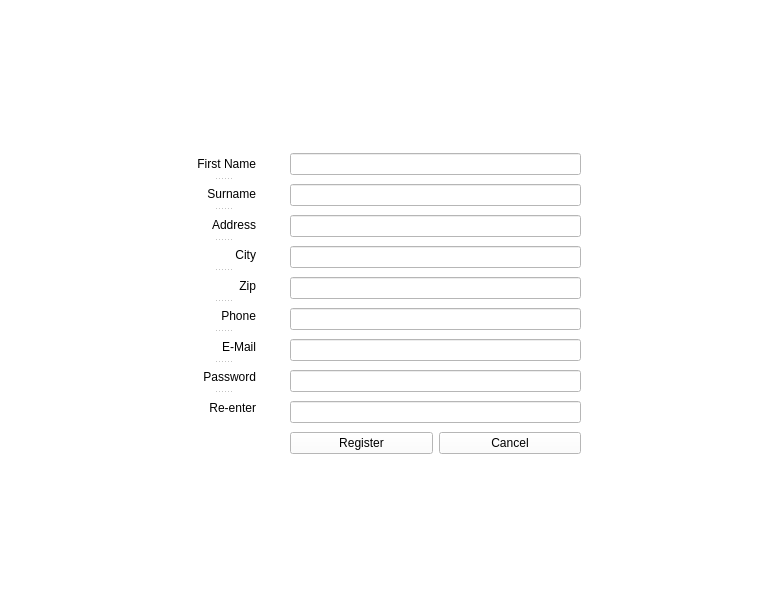
<?xml version="1.0" encoding="UTF-8"?>
<ui version="4.0">
 <class>Application</class>
 <widget class="QWidget" name="Application">
  <property name="geometry">
   <rect>
    <x>0</x>
    <y>0</y>
    <width>777</width>
    <height>589</height>
   </rect>
  </property>
  <property name="windowTitle">
   <string>Form</string>
  </property>
  <widget class="QStackedWidget" name="stackedWidget">
   <property name="geometry">
    <rect>
     <x>0</x>
     <y>0</y>
     <width>781</width>
     <height>591</height>
    </rect>
   </property>
   <property name="styleSheet">
    <string notr="true">background-color: white;</string>
   </property>
   <property name="currentIndex">
    <number>2</number>
   </property>
   <widget class="QWidget" name="LoginPage">
    <property name="styleSheet">
     <string notr="true">background-color: white;</string>
    </property>
    <widget class="QPushButton" name="loginButton">
     <property name="geometry">
      <rect>
       <x>280</x>
       <y>400</y>
       <width>113</width>
       <height>32</height>
      </rect>
     </property>
     <property name="text">
      <string>Login</string>
     </property>
    </widget>
    <widget class="QPushButton" name="registerButton">
     <property name="geometry">
      <rect>
       <x>410</x>
       <y>400</y>
       <width>113</width>
       <height>32</height>
      </rect>
     </property>
     <property name="text">
      <string>Register</string>
     </property>
    </widget>
    <widget class="QLineEdit" name="userNameEdit">
     <property name="geometry">
      <rect>
       <x>290</x>
       <y>310</y>
       <width>221</width>
       <height>21</height>
      </rect>
     </property>
    </widget>
    <widget class="QLineEdit" name="passwordEdit">
     <property name="geometry">
      <rect>
       <x>290</x>
       <y>360</y>
       <width>221</width>
       <height>21</height>
      </rect>
     </property>
    </widget>
    <widget class="QLabel" name="label_3">
     <property name="geometry">
      <rect>
       <x>290</x>
       <y>340</y>
       <width>60</width>
       <height>16</height>
      </rect>
     </property>
     <property name="text">
      <string>Password</string>
     </property>
    </widget>
    <widget class="QLabel" name="label_4">
     <property name="geometry">
      <rect>
       <x>290</x>
       <y>290</y>
       <width>71</width>
       <height>16</height>
      </rect>
     </property>
     <property name="text">
      <string>Username</string>
     </property>
    </widget>
    <widget class="QLabel" name="wrongUserLabel">
     <property name="geometry">
      <rect>
       <x>310</x>
       <y>440</y>
       <width>171</width>
       <height>16</height>
      </rect>
     </property>
     <property name="styleSheet">
      <string notr="true">color: red;</string>
     </property>
     <property name="text">
      <string>Wrong Username/Password</string>
     </property>
    </widget>
    <widget class="QLabel" name="sasPicLabel">
     <property name="geometry">
      <rect>
       <x>300</x>
       <y>100</y>
       <width>201</width>
       <height>121</height>
      </rect>
     </property>
     <property name="text">
      <string/>
     </property>
     <property name="pixmap">
      <pixmap>../build-ProjectSAS-Desktop_Qt_5_10_0_clang_64bit-Debug/sas.svg</pixmap>
     </property>
    </widget>
   </widget>
   <widget class="QWidget" name="mainPage">
    <widget class="QStackedWidget" name="mainStack">
     <property name="geometry">
      <rect>
       <x>0</x>
       <y>39</y>
       <width>781</width>
       <height>551</height>
      </rect>
     </property>
     <widget class="QWidget" name="customerPage">
      <widget class="QTabWidget" name="tabWidget_3">
       <property name="geometry">
        <rect>
         <x>10</x>
         <y>10</y>
         <width>761</width>
         <height>521</height>
        </rect>
       </property>
       <property name="currentIndex">
        <number>1</number>
       </property>
       <widget class="QWidget" name="OverviewTab_3">
        <property name="toolTip">
         <string>&lt;html&gt;&lt;head/&gt;&lt;body&gt;&lt;p&gt;Overview&lt;/p&gt;&lt;/body&gt;&lt;/html&gt;</string>
        </property>
        <property name="whatsThis">
         <string/>
        </property>
        <attribute name="title">
         <string>Overview</string>
        </attribute>
        <widget class="QLabel" name="label_9">
         <property name="geometry">
          <rect>
           <x>90</x>
           <y>130</y>
           <width>60</width>
           <height>16</height>
          </rect>
         </property>
         <property name="text">
          <string>Zip</string>
         </property>
        </widget>
        <widget class="QLabel" name="label_10">
         <property name="geometry">
          <rect>
           <x>90</x>
           <y>150</y>
           <width>81</width>
           <height>16</height>
          </rect>
         </property>
         <property name="text">
          <string>Penis length</string>
         </property>
        </widget>
        <widget class="QLabel" name="label_12">
         <property name="geometry">
          <rect>
           <x>90</x>
           <y>70</y>
           <width>71</width>
           <height>16</height>
          </rect>
         </property>
         <property name="text">
          <string>First Name</string>
         </property>
        </widget>
        <widget class="QLabel" name="label_13">
         <property name="geometry">
          <rect>
           <x>90</x>
           <y>90</y>
           <width>60</width>
           <height>16</height>
          </rect>
         </property>
         <property name="text">
          <string>Surname</string>
         </property>
        </widget>
        <widget class="QLabel" name="label_14">
         <property name="geometry">
          <rect>
           <x>90</x>
           <y>110</y>
           <width>60</width>
           <height>16</height>
          </rect>
         </property>
         <property name="text">
          <string>Address</string>
         </property>
        </widget>
       </widget>
       <widget class="QWidget" name="Hei_3">
        <attribute name="title">
         <string>Pets</string>
        </attribute>
        <widget class="QTableView" name="petTableView">
         <property name="geometry">
          <rect>
           <x>160</x>
           <y>60</y>
           <width>431</width>
           <height>351</height>
          </rect>
         </property>
        </widget>
        <widget class="QPushButton" name="loadPetsButton">
         <property name="geometry">
          <rect>
           <x>320</x>
           <y>430</y>
           <width>113</width>
           <height>32</height>
          </rect>
         </property>
         <property name="text">
          <string>Load Pets</string>
         </property>
        </widget>
       </widget>
       <widget class="QWidget" name="Appointments_3">
        <attribute name="title">
         <string>Appointments</string>
        </attribute>
       </widget>
      </widget>
     </widget>
     <widget class="QWidget" name="employeePage">
      <widget class="QTabWidget" name="tabWidget_4">
       <property name="geometry">
        <rect>
         <x>10</x>
         <y>10</y>
         <width>761</width>
         <height>521</height>
        </rect>
       </property>
       <property name="currentIndex">
        <number>0</number>
       </property>
       <widget class="QWidget" name="OverviewTab_4">
        <property name="toolTip">
         <string>&lt;html&gt;&lt;head/&gt;&lt;body&gt;&lt;p&gt;Overview&lt;/p&gt;&lt;/body&gt;&lt;/html&gt;</string>
        </property>
        <property name="whatsThis">
         <string/>
        </property>
        <attribute name="title">
         <string>Overview</string>
        </attribute>
        <widget class="QLabel" name="label_11">
         <property name="geometry">
          <rect>
           <x>90</x>
           <y>130</y>
           <width>60</width>
           <height>16</height>
          </rect>
         </property>
         <property name="text">
          <string>Zip</string>
         </property>
        </widget>
        <widget class="QLabel" name="label_15">
         <property name="geometry">
          <rect>
           <x>90</x>
           <y>150</y>
           <width>81</width>
           <height>16</height>
          </rect>
         </property>
         <property name="text">
          <string>Penis length</string>
         </property>
        </widget>
        <widget class="QLabel" name="label_16">
         <property name="geometry">
          <rect>
           <x>90</x>
           <y>70</y>
           <width>71</width>
           <height>16</height>
          </rect>
         </property>
         <property name="text">
          <string>First Name</string>
         </property>
        </widget>
        <widget class="QLabel" name="label_17">
         <property name="geometry">
          <rect>
           <x>90</x>
           <y>90</y>
           <width>60</width>
           <height>16</height>
          </rect>
         </property>
         <property name="text">
          <string>Surname</string>
         </property>
        </widget>
        <widget class="QLabel" name="label_18">
         <property name="geometry">
          <rect>
           <x>90</x>
           <y>110</y>
           <width>60</width>
           <height>16</height>
          </rect>
         </property>
         <property name="text">
          <string>Address</string>
         </property>
        </widget>
        <widget class="QTableView" name="tableView">
         <property name="geometry">
          <rect>
           <x>290</x>
           <y>60</y>
           <width>256</width>
           <height>192</height>
          </rect>
         </property>
        </widget>
       </widget>
       <widget class="QWidget" name="Hei_4">
        <attribute name="title">
         <string>Pets</string>
        </attribute>
       </widget>
       <widget class="QWidget" name="Appointments_4">
        <attribute name="title">
         <string>Appointments</string>
        </attribute>
       </widget>
      </widget>
     </widget>
    </widget>
    <widget class="QSplitter" name="splitter">
     <property name="geometry">
      <rect>
       <x>490</x>
       <y>10</y>
       <width>224</width>
       <height>32</height>
      </rect>
     </property>
     <property name="orientation">
      <enum>Qt::Horizontal</enum>
     </property>
     <widget class="QLabel" name="label">
      <property name="text">
       <string>Logged in as:</string>
      </property>
     </widget>
     <widget class="QLabel" name="userLabel">
      <property name="text">
       <string>user</string>
      </property>
      <property name="alignment">
       <set>Qt::AlignCenter</set>
      </property>
     </widget>
     <widget class="QPushButton" name="switchUserButton">
      <property name="text">
       <string>Switch User</string>
      </property>
     </widget>
    </widget>
   </widget>
   <widget class="QWidget" name="registerPage">
    <widget class="QWidget" name="verticalLayoutWidget">
     <property name="geometry">
      <rect>
       <x>290</x>
       <y>150</y>
       <width>291</width>
       <height>313</height>
      </rect>
     </property>
     <layout class="QVBoxLayout" name="verticalLayout">
      <item>
       <widget class="QLineEdit" name="lineEdit_10"/>
      </item>
      <item>
       <widget class="QLineEdit" name="lineEdit"/>
      </item>
      <item>
       <widget class="QLineEdit" name="lineEdit_5"/>
      </item>
      <item>
       <widget class="QLineEdit" name="lineEdit_2"/>
      </item>
      <item>
       <widget class="QLineEdit" name="lineEdit_3"/>
      </item>
      <item>
       <widget class="QLineEdit" name="lineEdit_6"/>
      </item>
      <item>
       <widget class="QLineEdit" name="lineEdit_7"/>
      </item>
      <item>
       <widget class="QLineEdit" name="lineEdit_4"/>
      </item>
      <item>
       <widget class="QLineEdit" name="lineEdit_12"/>
      </item>
      <item>
       <layout class="QHBoxLayout" name="horizontalLayout">
        <item>
         <widget class="QPushButton" name="pushButton_2">
          <property name="text">
           <string>Register</string>
          </property>
         </widget>
        </item>
        <item>
         <widget class="QPushButton" name="pushButton">
          <property name="text">
           <string>Cancel</string>
          </property>
         </widget>
        </item>
       </layout>
      </item>
     </layout>
    </widget>
    <widget class="QSplitter" name="splitter_2">
     <property name="geometry">
      <rect>
       <x>190</x>
       <y>150</y>
       <width>66</width>
       <height>271</height>
      </rect>
     </property>
     <property name="orientation">
      <enum>Qt::Vertical</enum>
     </property>
     <widget class="QLabel" name="label_2">
      <property name="text">
       <string>First Name</string>
      </property>
      <property name="alignment">
       <set>Qt::AlignRight|Qt::AlignTrailing|Qt::AlignVCenter</set>
      </property>
     </widget>
     <widget class="QLabel" name="label_5">
      <property name="text">
       <string>Surname</string>
      </property>
      <property name="alignment">
       <set>Qt::AlignRight|Qt::AlignTrailing|Qt::AlignVCenter</set>
      </property>
     </widget>
     <widget class="QLabel" name="label_6">
      <property name="text">
       <string>Address</string>
      </property>
      <property name="alignment">
       <set>Qt::AlignRight|Qt::AlignTrailing|Qt::AlignVCenter</set>
      </property>
     </widget>
     <widget class="QLabel" name="label_7">
      <property name="text">
       <string>City</string>
      </property>
      <property name="alignment">
       <set>Qt::AlignRight|Qt::AlignTrailing|Qt::AlignVCenter</set>
      </property>
     </widget>
     <widget class="QLabel" name="label_8">
      <property name="text">
       <string>Zip</string>
      </property>
      <property name="alignment">
       <set>Qt::AlignRight|Qt::AlignTrailing|Qt::AlignVCenter</set>
      </property>
     </widget>
     <widget class="QLabel" name="label_19">
      <property name="text">
       <string>Phone</string>
      </property>
      <property name="alignment">
       <set>Qt::AlignRight|Qt::AlignTrailing|Qt::AlignVCenter</set>
      </property>
     </widget>
     <widget class="QLabel" name="label_20">
      <property name="text">
       <string>E-Mail</string>
      </property>
      <property name="alignment">
       <set>Qt::AlignRight|Qt::AlignTrailing|Qt::AlignVCenter</set>
      </property>
     </widget>
     <widget class="QLabel" name="label_21">
      <property name="text">
       <string>Password</string>
      </property>
      <property name="alignment">
       <set>Qt::AlignRight|Qt::AlignTrailing|Qt::AlignVCenter</set>
      </property>
     </widget>
     <widget class="QLabel" name="label_22">
      <property name="text">
       <string>Re-enter</string>
      </property>
      <property name="alignment">
       <set>Qt::AlignRight|Qt::AlignTrailing|Qt::AlignVCenter</set>
      </property>
     </widget>
    </widget>
   </widget>
  </widget>
 </widget>
 <resources/>
 <connections/>
</ui>
